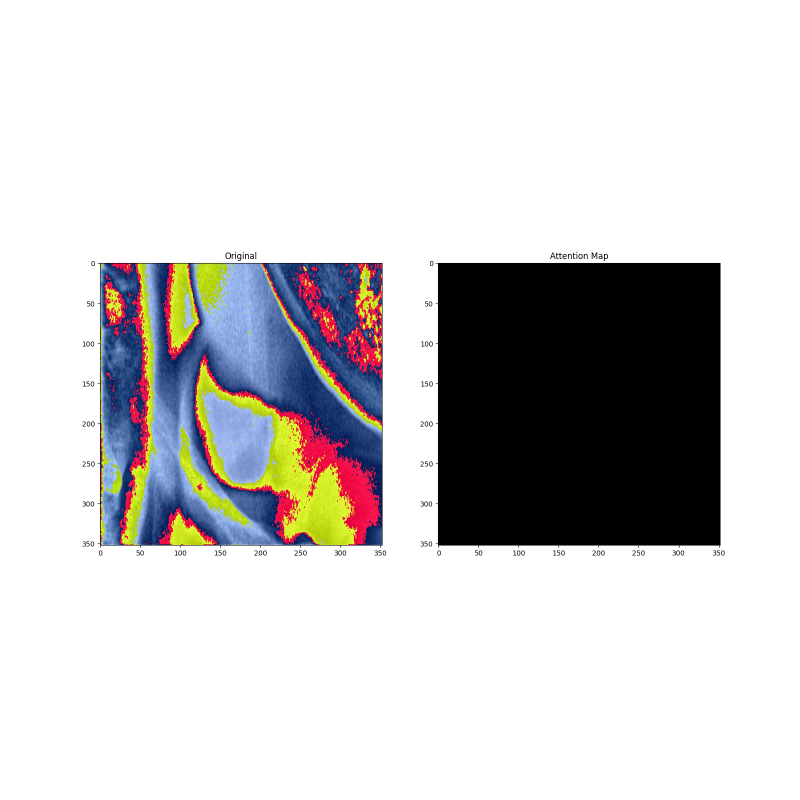
#> input picture TransFuse/attention_map/attention_map_left_2020_040600.png.png, 1600 x 1600 px (shown at 1/2 size)
$ python -i test_yolo.py   (imports and definitions only)
#> lines starting #> are read from the running program, lines starting #| are printed output that depends on the picture
import argparse
import os
import pathlib
from pathlib import Path

import cv2
import numpy as np
from PIL import Image, ImageFilter
from tqdm import tqdm
from ultralytics import YOLO


class Predictor:

    def __init__(
        self,
        weights=None,
        mode="sekkai",
        dataset_root="./datasets/dataset_v0/",
        yolo_runs_root="./ultralytics/runs/detect/",
        verbose=True,
        args=None,
    ):
        self.weights = weights
        self.mode = mode
        self.verbose = verbose

        self.max_det = args.max_det
        self.conf = args.conf

        self.dataset_root = Path(dataset_root)
        self.yolo_runs_root = Path(yolo_runs_root)

        self.train_epoch = 1

    # [372 lines left out: functions _get_latest_train_weight_dir, _get_latest_predict_dir, predict_yolo_forTest, predict_yolo_forSegTrain, _create_attention, _crop_image and 3 more, not called in this run]


# [91 lines not run here, left out]

>>> import cv2
>>> picture = cv2.imread('../TransFuse/attention_map/attention_map_left_2020_040600.png.png', cv2.IMREAD_GRAYSCALE)
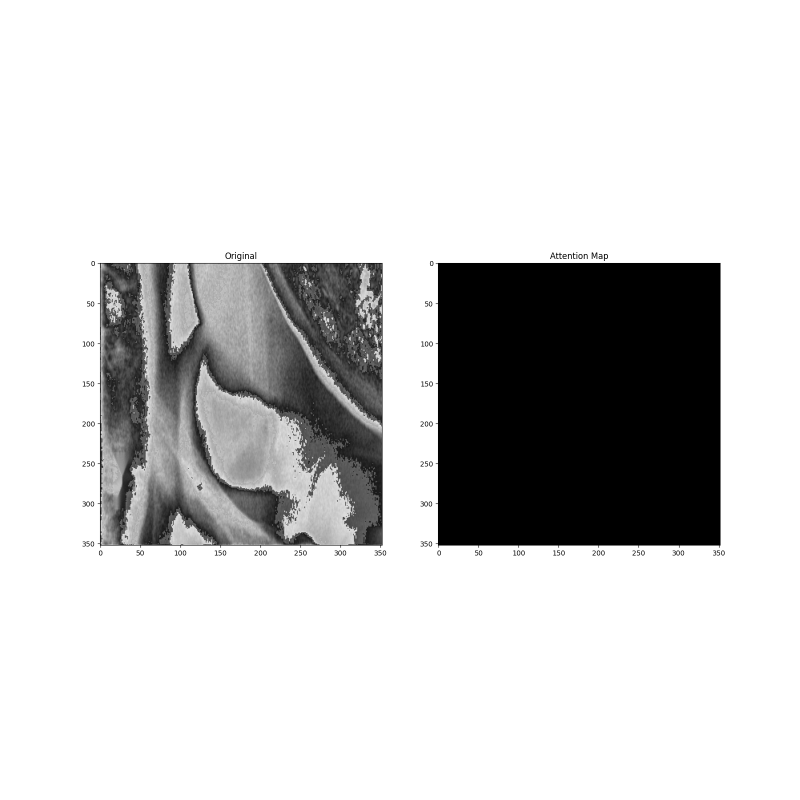
#> picture: shape (1600, 1600) (shown at 1/2 size); min 0, max 255, mean 206
>>> result = Predictor().crop_images(picture)
#> (the run stopped early here; a loop or call above may not have finished)

$ run again, on TransFuse/attention_map/attention_map_left_2020_194359.png.png
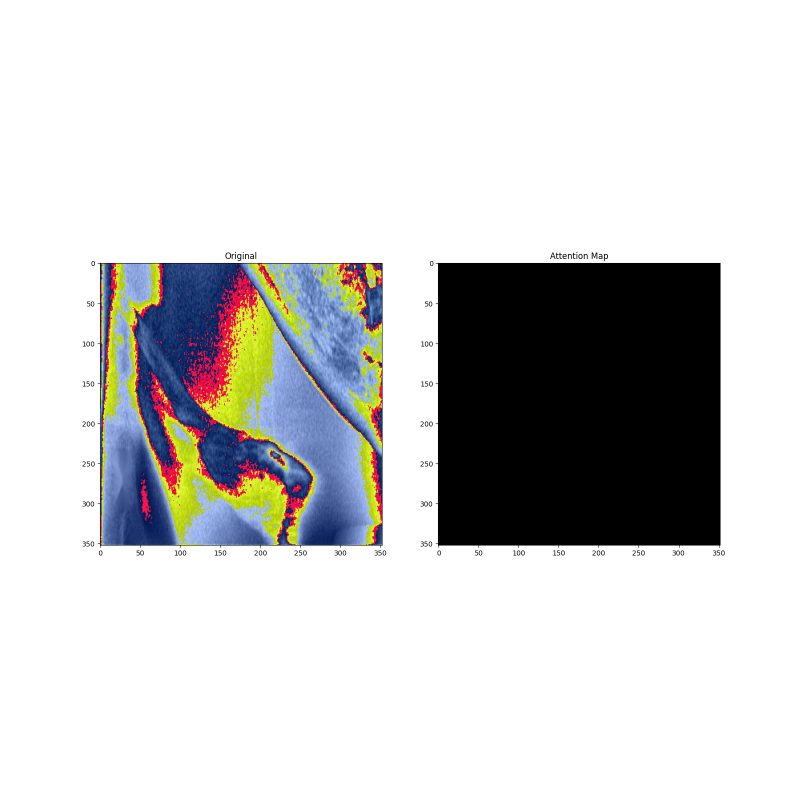
#> input picture TransFuse/attention_map/attention_map_left_2020_194359.png.png, 1600 x 1600 px (shown at 1/2 size)
#> `picture = cv2.imread('../TransFuse/attention_map/attention_map_left_20..`:
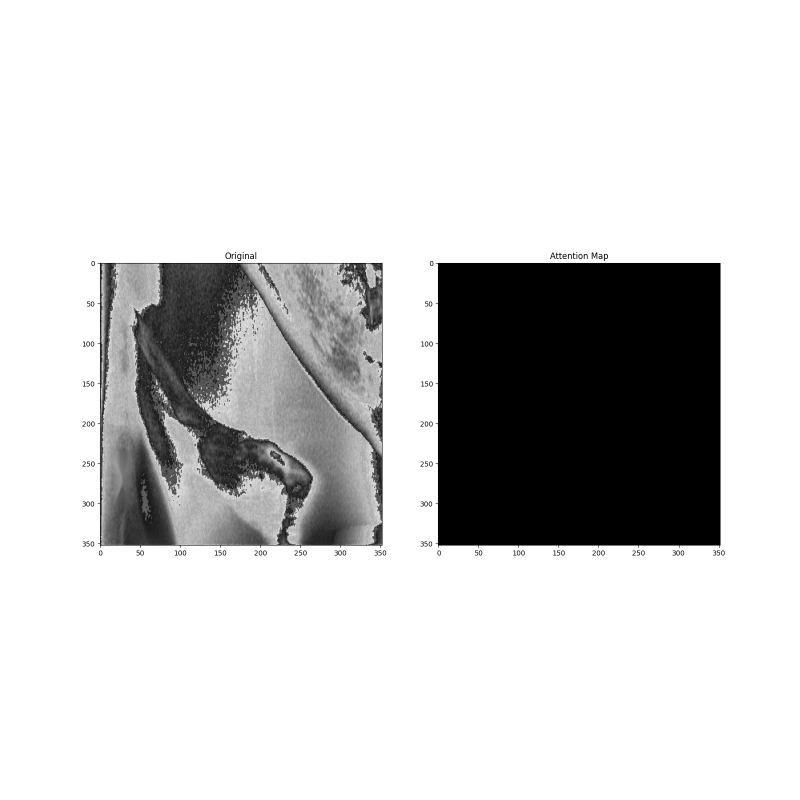
#> picture: shape (1600, 1600) (shown at 1/2 size); min 0, max 255, mean 206.7
